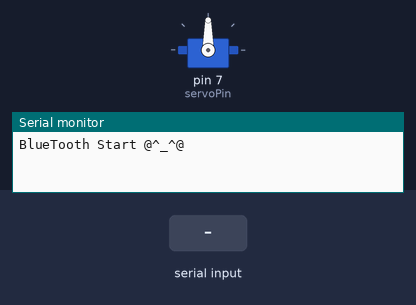
The sketch below on a simulated Arduino Uno, built with avr-gcc and run on an emulated ATmega328P. On the bench: servo, the last lines printed to the serial monitor. The inputs (shaded band) are chosen by the test bench.

Above: at 1.2 s.
1.3 s: "90,45\n" received over the second serial link
At 1.8 s:
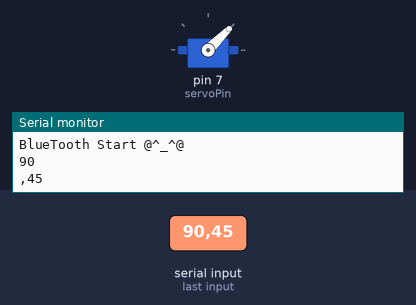
At 3.5 s:
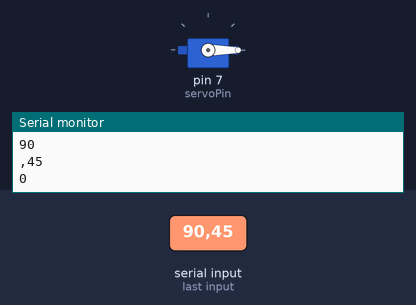
3.8 s: "30,150\n" received over the second serial link
At 4.6 s:
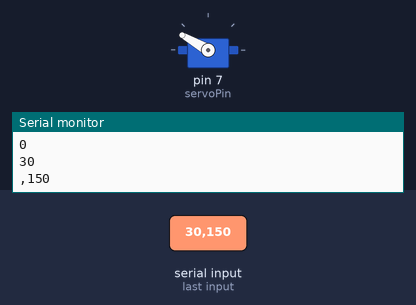
Timing chart, 0 to 6.8 s (numbered marks = the images above; inputs shaded):
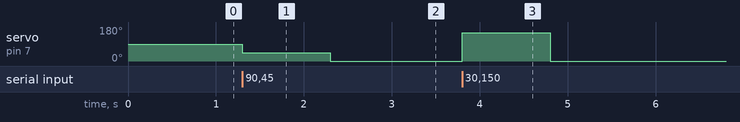

The sketch:

HC-05_Servo.ino
```cpp
#include <Servo.h>
Servo S1;
int servoPin = 7;

#include <SoftwareSerial.h>
SoftwareSerial bt(10, 11);

void setup() {
  bt.begin(38400);
  Serial.begin(38400);
  S1.attach(servoPin);
  while (!Serial)
  {
    ;
  }
  Serial.println("BlueTooth Start @^_^@");
  S1.write(90);
}

void loop() {
  if(bt.available()>0)
  {
    char ch=bt.read();
    int angle=bt.parseInt();
    Serial.print(ch);
    Serial.println(angle);
    S1.write(angle);
  }

}
```

Measured:
- after the input at 1.3 s, servo on pin 7 (servoPin): 90° → 45° at once, → 0° 1.0 s later
- after the input at 3.8 s, servo on pin 7 (servoPin): 0° → 150° at once, → 0° 1.0 s later
